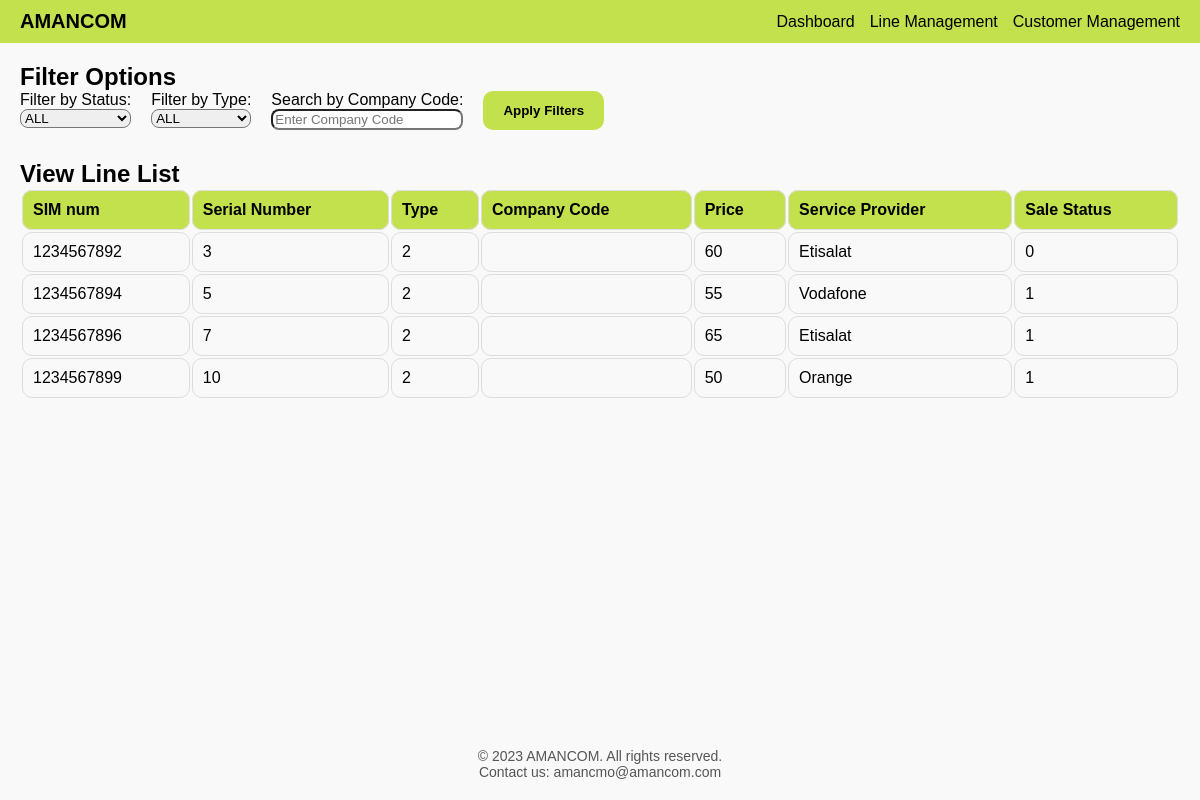
Screenshot of /Templates/Line_Manegement.php?type=2 with the database file from the repository.
### tables this page shows
CREATE TABLE `sim_card` (
  `Serial_no` int(11) NOT NULL,
  `Service_Provider` varchar(50) NOT NULL,
  `Price` int(11) NOT NULL,
  `Type` int(11) NOT NULL,
  `Is_Sold` int(11) NOT NULL,
  `SIM_num` int(11) NOT NULL,
  `Day` int(11) NOT NULL,
  `Month` int(11) NOT NULL,
  `Year` int(11) NOT NULL
);

### Templates/Line_Manegement.php (the view, shortened to what this page needs)
<?php
$conn = new mysqli('localhost', 'root', '', 'amancom_db');
$query = "SELECT * FROM `sim_card` WHERE 1=1";
if (isset($_GET['type']) && $_GET['type'] !== 'all') {
    $type = $conn->real_escape_string($_GET['type']);
    $query .= " AND `type` = '$type'";
}
$result = $conn->query($query);
?>
<!DOCTYPE html>
<html lang="en">
<head>
    <link rel="stylesheet" href="../Style/lines_style.css">
</head>
<body>
    <header>
        <div class="logo">AMANCOM</div>
        <nav>
            <ul>
                <li><a href="#">Dashboard</a></li>
                <li><a href="Line_Manegement.php">Line Management</a></li>
                <li><a href="#">Customer Management</a></li>
            </ul>
        </nav>
    </header>
    <main>
        <section class="filter-options">
            <h2>Filter Options</h2>
            <form method="GET" action="Line_Manegement.php">
                <div>
                    <label for="status">Filter by Status:</label>
                    <select id="status" name="status">
                        <option value="all">ALL</option>
                    </select>
                </div>
                <div>
                    <label for="type">Filter by Type:</label>
                    <select id="type" name="type">
                        <option value="all">ALL</option>
                    </select>
                </div>
                <div>
                    <label for="company-code">Search by Company Code:</label>
                    <input type="text" id="company-code" name="company-code" placeholder="Enter Company Code">
                </div>
                <button type="submit">Apply Filters</button>
            </form>
        </section>
        <section class="line-list">
            <h2>View Line List</h2>
            <table>
                <thead>
                    <tr>
                        <th>SIM num</th>
                        <th>Serial Number</th>
                        <th>Type</th>
                        <th>Company Code</th>
                        <th>Price</th>
                        <th>Service Provider</th>
                        <th>Sale Status</th>
                    </tr>
                </thead>
                <tbody>
                    <?php while ($row = $result->fetch_assoc()): ?>
                        <tr>
                            <td><?= htmlspecialchars($row['SIM_num']) ?></td>
                            <td><?= htmlspecialchars($row['Serial_no']) ?></td>
                            <td><?= htmlspecialchars($row['Type']) ?></td>
                            <td><?= htmlspecialchars($row['company_code']) ?></td>
                            <td><?= htmlspecialchars($row['Price']) ?></td>
                            <td><?= htmlspecialchars($row['Service_Provider']) ?></td>
                            <td><?= htmlspecialchars($row['Is_Sold']) ?></td>
                        </tr>
                    <?php endwhile; ?>
                </tbody>
            </table>
        </section>
    </main>
    <footer>
        <p>&copy; 2023 AMANCOM. All rights reserved.</p>
        <p>Contact us: amancmo@amancom.com</p>
    </footer>
</body>
</html>

### Style/lines_style.css (style rules this page uses)
body, h2, p, ul, li { margin: 0; padding: 0; box-sizing: border-box; }
html, body { height: 100%; display: flex; flex-direction: column; margin: 0; }
body { font-family: Arial, sans-serif; background-color: #f9f9f9; }
header { display: flex; justify-content: space-between; align-items: center; background-color: #c3e04d; padding: 10px 20px; }
header .logo { font-weight: bold; font-size: 20px; }
header nav ul { list-style: none; display: flex; gap: 15px; }
header nav a { text-decoration: none; color: black; }
main { padding: 20px; flex: 1; }
.line-list, .filter-options { margin-bottom: 30px; }
table { width: 100%; }
thead { background-color: #c3e04d; }
th, td { border: 1px solid #ddd; padding: 10px; text-align: left; border-radius: 10px; }
.filter-options form { display: flex; flex-wrap: wrap; gap: 20px; }
.filter-options div { display: flex; flex-direction: column; }
select { border-radius: 8px; }
input { border-radius: 8px; }
button { background-color: #c3e04d; border: none; padding: 10px 20px; cursor: pointer; font-weight: bold; border-radius: 10px; }
footer { text-align: center; background-color: #f9f9f9; padding: 20px; font-size: 14px; color: #555; }

### rows the page displays
sim_card: SIM_num "1234567892", Serial_no "3", Type "2", Price "60", Service_Provider "Etisalat", Is_Sold "0"
sim_card: SIM_num "1234567894", Serial_no "5", Type "2", Price "55", Service_Provider "Vodafone", Is_Sold "1"
sim_card: SIM_num "1234567896", Serial_no "7", Type "2", Price "65", Service_Provider "Etisalat", Is_Sold "1"
sim_card: SIM_num "1234567899", Serial_no "10", Type "2", Price "50", Service_Provider "Orange", Is_Sold "1"
